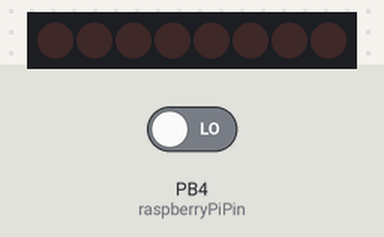
The sketch below on a simulated ATtiny85, built with avr-gcc and run on an emulated ATtiny85. Parts: 8 shift-register outputs drawn as a row of LEDs (first output left, lit = HIGH). Wiring (inferred from the names in the program): shift register (74HC595): data PB1; shift clock PB3; latch PB2; OE PB0. Wiring (inferred from the signals the program sends): row of LEDs: on Q0, Q1, Q2, Q3, Q4, Q5, Q6, Q7. The inputs (shaded band) are chosen by the test bench; at power-on: PB4 (raspberryPiPin) LOW.

Above: at 1.2 s.
1.3 s: PB4 (raspberryPiPin) driven HIGH
At 2.0 s:
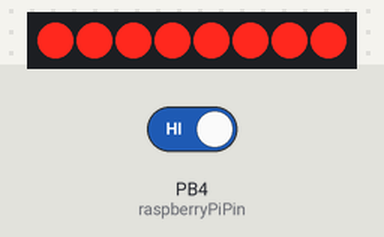
At 2.59 s:
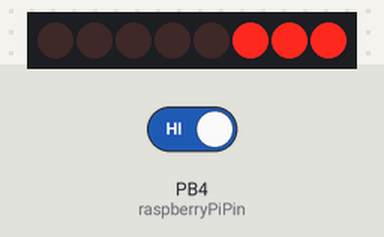
Timing chart, 0 to 16.3 s (numbered marks = the images above; inputs shaded):
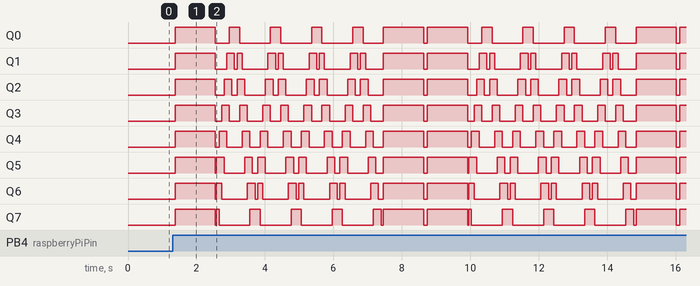

Measured:
- after the input at 1.3 s, Q0: LOW → HIGH after 0.08 s, → LOW 1.2 s later, → HIGH 0.42 s later, → LOW 0.30 s later, … (25 changes in this stretch); Q2: LOW → HIGH after 0.08 s, → LOW 1.2 s later, → HIGH 0.27 s later, → LOW 0.23 s later, … (41 changes in this stretch)

The sketch:

compliment-bot-arduino-attiny85.ino
```cpp
/*
Author: Donald L. Merand for Explo ( http://explo.org )
Description: This is the lights (and whatever else) for
 the compliment bot project
 */

byte outputEnablePin = 0;   // PWM - brightness control
byte dataPin = 1;           // digital - shift register data
byte latchPin = 2;          // shift register latch
byte clockPin = 3;          // shift register clock
byte raspberryPiPin = 4;    // read info from Pi

byte leds = 0;              // 8 bits - one for each LED ;)

void setup()
{
  pinMode(outputEnablePin, OUTPUT);
  pinMode(dataPin, OUTPUT);
  pinMode(latchPin, OUTPUT);
  pinMode(clockPin, OUTPUT);
  pinMode(raspberryPiPin, INPUT);
}

// really simple. the raspberry pi sets its output pin to
// HIGH if it wants the animation to run. then the animation
// runs. then the leds are turned off.
void loop()
{
  if (digitalRead(raspberryPiPin) == HIGH) {
    fadeLoop(1);
    nightRider(4);
    fadeLoop(1);
  }
  else {
    clearLeds();
  }
}

void updateShiftRegister() {
  digitalWrite(latchPin, LOW);
  shiftOut(dataPin, clockPin, LSBFIRST, leds);
  digitalWrite(latchPin, HIGH);
}

void clearLeds() {
  leds = 0;
  updateShiftRegister();
}

// brightness is 0-255
void setBrightness(byte brightness) {
  analogWrite(outputEnablePin, 255-brightness);
}

// do the nightrider thing
void nightRider(int numReps) {
  int loopSpeed = 75;

  setBrightness(255);
  clearLeds();

  for (int i = 0 ; i < numReps ; i++) {
    // nightrider up
    for (int i = 0; i < 8; i++) {
      bitClear(leds, i-1);
      bitSet(leds, i);
      bitSet(leds, i+1);
      bitSet(leds, i+2);
      updateShiftRegister();
      delay(loopSpeed);
    }
    // nightrider down
    for (int i = 7; i >= 0; i--) {
      bitClear(leds, i+1);
      bitSet(leds, i);
      bitSet(leds, i-1);
      bitSet(leds, i-2);
      updateShiftRegister();
      delay(loopSpeed);
    }
  }
}

void fadeLoop(byte numReps) {
  byte maxBrightness = 64;
  byte fadeSpeed = 10;

  leds = B11111111;
  updateShiftRegister();

  for (byte i = 0 ; i < numReps ; i++) {
    // bring up the lights
    for (byte b = 0; b < maxBrightness; b++) {
      setBrightness(b);
      delay(fadeSpeed);
    }
    // bring down the lights
    for (byte b = maxBrightness; b > 0; b--) {
      setBrightness(b);
      delay(fadeSpeed);
    }
  }
}
```
